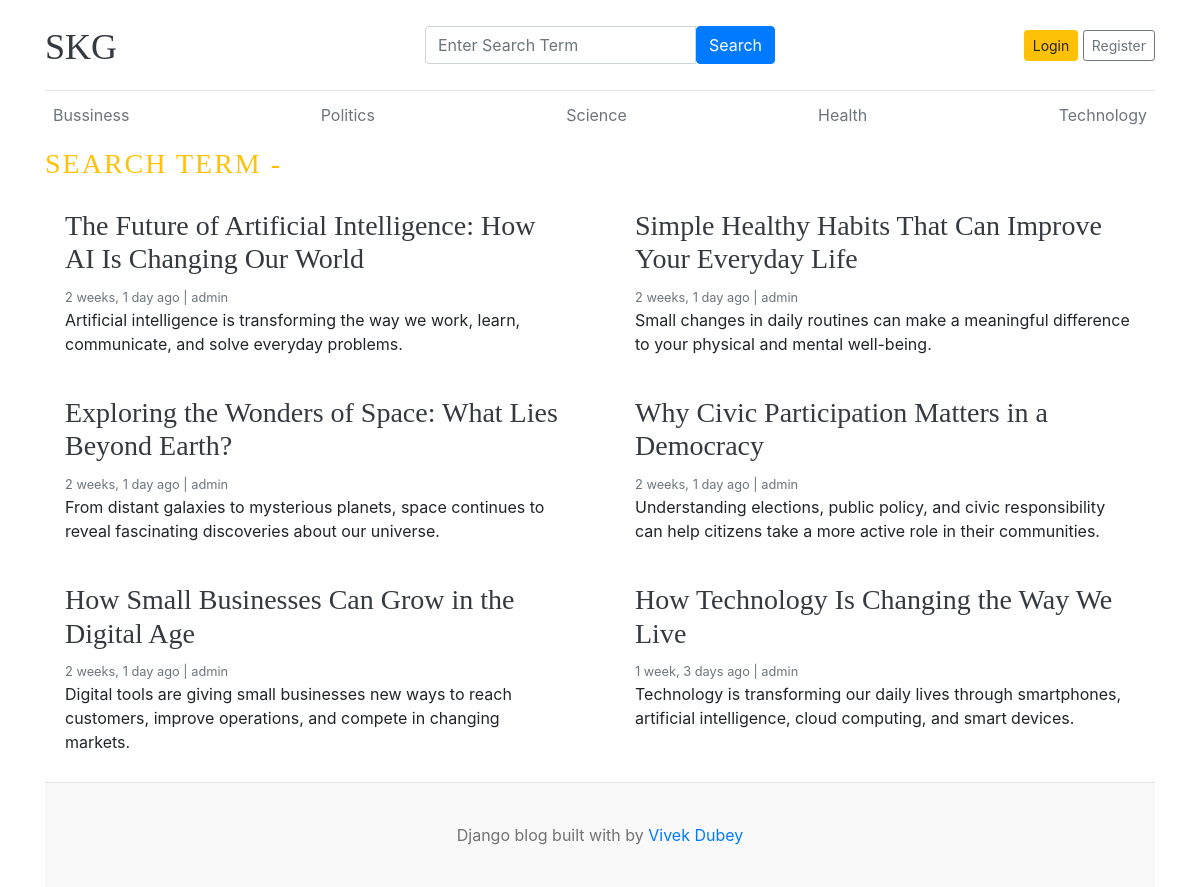
The app's page /blogs/search/ with its own data.
### articles/models.py (models this page shows, shortened)
class Category(models.Model):
    category_name = models.CharField(max_length=50, unique=True)
    created_at = models.DateTimeField(auto_now_add=True)
    updated_at = models.DateTimeField(auto_now=True)
    class Meta:
        verbose_name_plural = 'categories'

class Blog(models.Model):
    title = models.CharField(max_length=100)
    slug = models.SlugField(max_length=150, unique=True, blank=True)
    category = models.ForeignKey(Category, on_delete=models.CASCADE)
    author = models.ForeignKey(User, on_delete=models.CASCADE)
    featured_image = models.ImageField(upload_to='uploads/%Y/%m/%d')
    short_description = models.TextField(max_length=500)
    blog_body = models.TextField(max_length=2000)
    status = models.CharField(max_length=20, choices=STATUS_CHOICES, default="Draft")
    is_featured = models.BooleanField(default=False)
    created_at = models.DateTimeField(auto_now_add=True)
    updated_at = models.DateTimeField(auto_now=True)

### articles/views.py (the view)
# urls.py: path("blogs/search/",view=views.search, name='search'),
def search(request):
    keyword = request.GET.get('keyword', '')
    blogs = Blog.objects.filter(
        Q(title__icontains=keyword) |
        Q(short_description__icontains=keyword) |
        Q(blog_body__icontains=keyword),
        status='Published'
    )
    context = {
        'blogs': blogs,
        "keyword":keyword
    }
    return render(request, 'search.html', context)

### articles/context_processor.py (called while the page is built)
def get_categories(request):
    categories = Category.objects.all()
    return dict(categories=categories)

def get_social_links(request):
    social_links =SocialLink.objects.all()
    return dict(social_links=social_links)

### templates/search.html
{% extends "base.html" %}
{% block content %}
    <h3 class="text-uppercase text-warning" style="letter-spacing: 2px;">Search Term - {{ keyword }}</h3>
  <div class="row mb-2">
    {% if blogs %}
    {% for i in blogs %}
    <div class="col-md-6">
      <div class="card border-0" >
        <div class="card-body">
          <h3><a href="{% url 'blogs' i.slug  %}" class="text-dark">{{ i.title }}</a></h3>
          <small class="mb-1 text-muted">{{ i.created_at | timesince }} ago | {{ i.author }}</small>
          <p class="card-text">{{ i.short_description | truncatewords:25 }}</p>
        </div>
      </div>
    </div>
    {% endfor %}
    {% else %}
    <p>No Post Found</p>
    {% endif %}
  </div>
{% endblock  %}

### templates/base.html (shortened to what this page needs)
{% load static %}
<!doctype html>
<html lang="en">
  <head>
    <link
      href="https://getbootstrap.com/docs/4.0/dist/css/bootstrap.min.css"
      rel="stylesheet"
    />
    <link rel="stylesheet" href="https://cdnjs.cloudflare.com/ajax/libs/font-awesome/4.7.0/css/font-awesome.min.css">
    <link href="{% static 'css/blog.css' %}" rel="stylesheet" />
  </head>
  <body>
    <div class="container">
      <header class="blog-header py-3">
        <div class="row flex-nowrap justify-content-between align-items-center">
          <div class="col-4 pt-1">
            <a class="blog-header-logo text-dark" href="/">SKG</a>
          </div>
          <div class="col-4">
            <form action="{% url "search" %}" method="GET">
              <div class="input-group">
              <input
                type="text"
                class="form-control"
                placeholder="Enter Search Term"
                name="keyword"
                value="{{keyword}}"
              >
              <button
                class="btn btn-primary"
                type="submit"
              >
                Search
              </button>
            </div>
            </form>
          </div>
          <div class="col-4 d-flex justify-content-end align-items-center">
            {% if not user.is_authenticated %}
            <a class="btn btn-sm btn-warning" href="{% url 'login' %}">Login</a> &nbsp;
            <a class="btn btn-sm btn-outline-secondary" href="{% url "register" %}">Register</a>
            {% else %}
            <span><a href="{% url 'dashboard' %}">Dashboard</a></span>
            &emsp;
            <span><a href="{% url 'logout' %}">Logout</a></span>
            {% endif %}
          </div>
        </div>
      </header>
      <div class="nav-scroller py-1 mb-2">
        <nav class="nav d-flex justify-content-between">
          {% for cat in categories %}
          <a class="p-2 text-muted" href="{% url 'post_by_category' cat.id %}"> {{cat.category_name}}</a>
          {% endfor %}
        </nav>
      </div>
{% block content %}
{% endblock%}
    <footer class="blog-footer">
      <p>Django blog built with by <a href="#">Vivek Dubey</a></p>
    </footer>
  </body>
</html>

### static/css/blog.css (style rules this page uses)
.blog-header { border-bottom: 1px solid #e5e5e5; }
.blog-header-logo { font-family: "Playfair Display", Georgia, "Times New Roman", serif; font-size: 2.25rem; }
h1, h2, h3, h4, h5, h6 { font-family: "Playfair Display", Georgia, "Times New Roman", serif; }
.blog-footer { padding: 2.5rem 0; color: #727272; text-align: center; background-color: #f9f9f9; border-top: .05rem solid #e5e5e5; }
.blog-footer p:last-child { margin-bottom: 0; }

### records on screen
Category: category_name "Bussiness"
Category: category_name "Politics"
Category: category_name "Science"
Category: category_name "Health"
Category: category_name "Technology"
Blog: title "The Future of Artificial Intelligence: How AI Is Changing Our World", created_at "2 weeks, 1 day", author "admin", short_description "Artificial intelligence is transforming the way we work, learn, communicate, and solve everyday problems."
Blog: title "Simple Healthy Habits That Can Improve Your Everyday Life", created_at "2 weeks, 1 day", author "admin", short_description "Small changes in daily routines can make a meaningful difference to your physical and mental well-being."
Blog: title "Exploring the Wonders of Space: What Lies Beyond Earth?", created_at "2 weeks, 1 day", author "admin", short_description "From distant galaxies to mysterious planets, space continues to reveal fascinating discoveries about our universe."
Blog: title "Why Civic Participation Matters in a Democracy", created_at "2 weeks, 1 day", author "admin", short_description "Understanding elections, public policy, and civic responsibility can help citizens take a more active role in their communities."
Blog: title "How Small Businesses Can Grow in the Digital Age", created_at "2 weeks, 1 day", author "admin", short_description "Digital tools are giving small businesses new ways to reach customers, improve operations, and compete in changing markets."
Blog: title "How Technology Is Changing the Way We Live", created_at "1 week, 3 days", author "admin", short_description "Technology is transforming our daily lives through smartphones, artificial intelligence, cloud computing, and smart devices."
